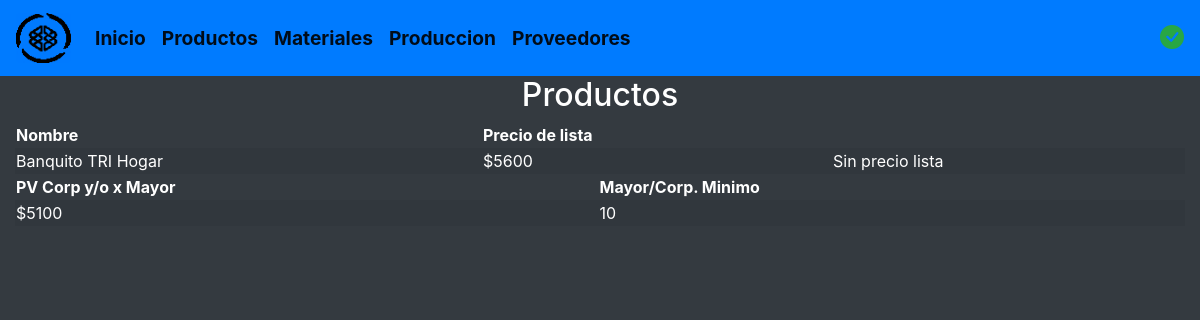
The page /verprecioproducto.php?id=1 on the database its author committed.
### tables this page shows
create table productos(
	id_producto int unsigned auto_increment primary key,
	id_tipo_procesado int unsigned,
	id_categoria int unsigned,
	nomproducto varchar(150) not null,
	creada_el TIMESTAMP DEFAULT CURRENT_TIMESTAMP,
  	actualizada_el TIMESTAMP DEFAULT CURRENT_TIMESTAMP,
	foreign key (id_tipo_procesado) references produccion(id_tipo_procesado),
	foreign key (id_categoria) references categoria(id_categoria)
);

create table precioslista(
	id_preciol int unsigned auto_increment primary key,
	id_producto int unsigned,
	preciol float(9),
	foreign key (id_producto) references productos(id_producto)
);

create table preciosmayorista(
	id_preciom int unsigned auto_increment primary key,
	id_producto int unsigned,
	id_cantmayorista int unsigned,
	preciom float(9),
	foreign key (id_producto) references productos(id_producto),
	foreign key (id_cantmayorista) references cantmayorista(id_cantmayorista)
);

create table cantmayorista(
	id_cantmayorista int unsigned auto_increment primary key,
	cantidad varchar(15),
	creada_el TIMESTAMP DEFAULT CURRENT_TIMESTAMP,
  	actualizada_el TIMESTAMP DEFAULT CURRENT_TIMESTAMP
);

### verprecioproducto.php (the view)
<!DOCTYPE html>
<html lang="es">
	<?php include "modulos/head.php" ?>
	<body class="bg-dark text-white">
		<?php include "modulos/navheader.php" ?>
		<article class="col">
			<?php
				$id=$_GET['id'];
			?>
			<center><h2>Productos</h2></center>
			<table class="col table-striped">
				<thead>
					<tr>
						<th>Nombre</th>
						<th>Precio de lista</th>
					</tr>
				</thead>
				<tbody>
					<tr>
						<?php
							$leer_sql="SELECT nomproducto FROM productos WHERE id_producto='$id'";
							$gsent = $cnn->prepare($leer_sql);
							$gsent->execute();
							$resultadotes = $gsent->fetchAll();
						    foreach ($resultadotes as $datote):
						?>
						<td><?php echo $datote['nomproducto']; ?></td>
						<?php endforeach; ?>
						<?php
							$leer_sql="SELECT precioslista.id_producto,precioslista.preciol,productos.id_producto FROM precioslista,productos WHERE precioslista.id_producto=productos.id_producto and productos.id_producto='$id'";
							$gsent = $cnn->prepare($leer_sql);
							$gsent->execute();
							$resultadotes1 = $gsent->fetchAll();
						    foreach ($resultadotes1 as $datote1):
						?>
						<td>
							<?php
								if($datote1['preciol']!=0)
								{
									echo "$",$datote1['preciol'];
								}
								else
								{
									echo "Sin precio lista";
								}
							?>
						<td>Sin precio lista</td>
					</tr>
				</tbody>
			</table>
			<table class="col table-striped">
				<thead>
					<tr>
						<th>PV Corp y/o x Mayor</th>
						<th>Mayor/Corp. Minimo</th>
					</tr>
				</thead>
				<tbody>
					<tr>
						<?php
							endforeach;
							$leer_sql="SELECT cantmayorista.id_cantmayorista,cantmayorista.cantidad,productos.id_producto,preciosmayorista.preciom FROM cantmayorista,productos,preciosmayorista WHERE cantmayorista.id_cantmayorista=preciosmayorista.id_cantmayorista AND preciosmayorista.id_producto=productos.id_producto AND productos.id_producto='$id'";
							$gsent = $cnn->prepare($leer_sql);
							$gsent->execute();
							$resultadotes2 = $gsent->fetchAll();
						    foreach ($resultadotes2 as $datote2):
						?>
						<td>$<?php echo $datote2['preciom']; ?></td>
						<td><?php echo $datote2['cantidad']; ?></td>
						<?php endforeach; ?>
					</tr>
				</tbody>
			</table>
		</main>
	</body>
</html>

### rows shown on the page
productos: nomproducto "Banquito TRI Hogar"
precioslista: preciol "5600"
preciosmayorista: preciom "5100", id_cantmayorista.cantidad "10"
